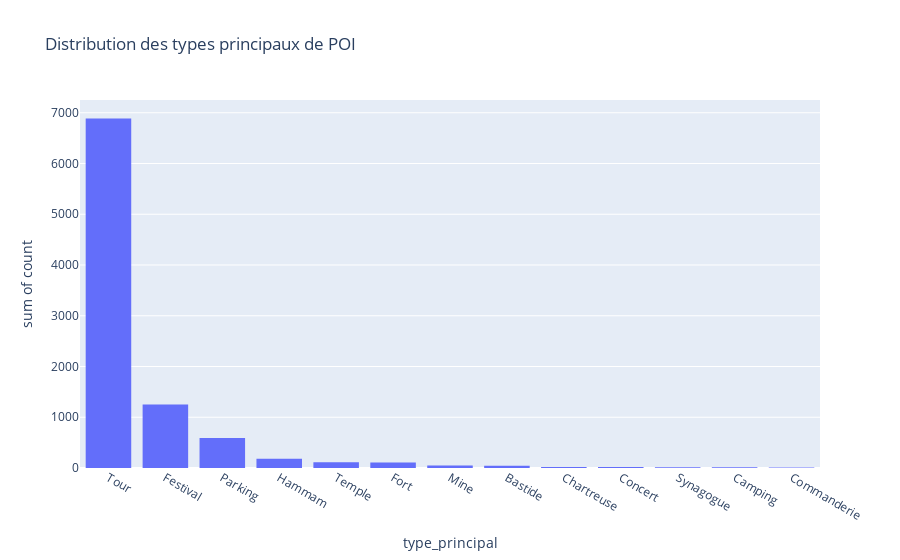

This figure's notebook cell:
### Code cell
fig = px.histogram(df_type_prin, x="type_principal", y="count", title="Distribution des types principaux de POI")
fig.show()

### Figure 1 — Plotly figure (JSON) as saved in the notebook; plotly's stock layout.template omitted (floating-point values rounded to 4 significant figures)
{"data": [{"bingroup": "x", "histfunc": "sum", "hovertemplate": "type_principal=%{x}<br>sum of count=%{y}<extra></extra>", "legendgroup": "", "marker": {"color": "#636efa", "pattern": {"shape": ""}}, "name": "", "orientation": "v", "showlegend": false, "type": "histogram", "x": ["Tour", "Festival", "Parking", "Hammam", "Temple", "Fort", "Mine", "Bastide", "Chartreuse", "Concert", "Synagogue", "Camping", "Commanderie"], "xaxis": "x", "y": [6889, 1249, 591, 183, 113, 108, 50, 44, 21, 19, 16, 13, 9], "yaxis": "y"}], "layout": {"barmode": "relative", "legend": {"tracegroupgap": 0}, "title": {"text": "Distribution des types principaux de POI"}, "xaxis": {"anchor": "y", "domain": [0, 1], "title": {"text": "type_principal"}}, "yaxis": {"anchor": "x", "domain": [0, 1], "title": {"text": "sum of count"}}}}
